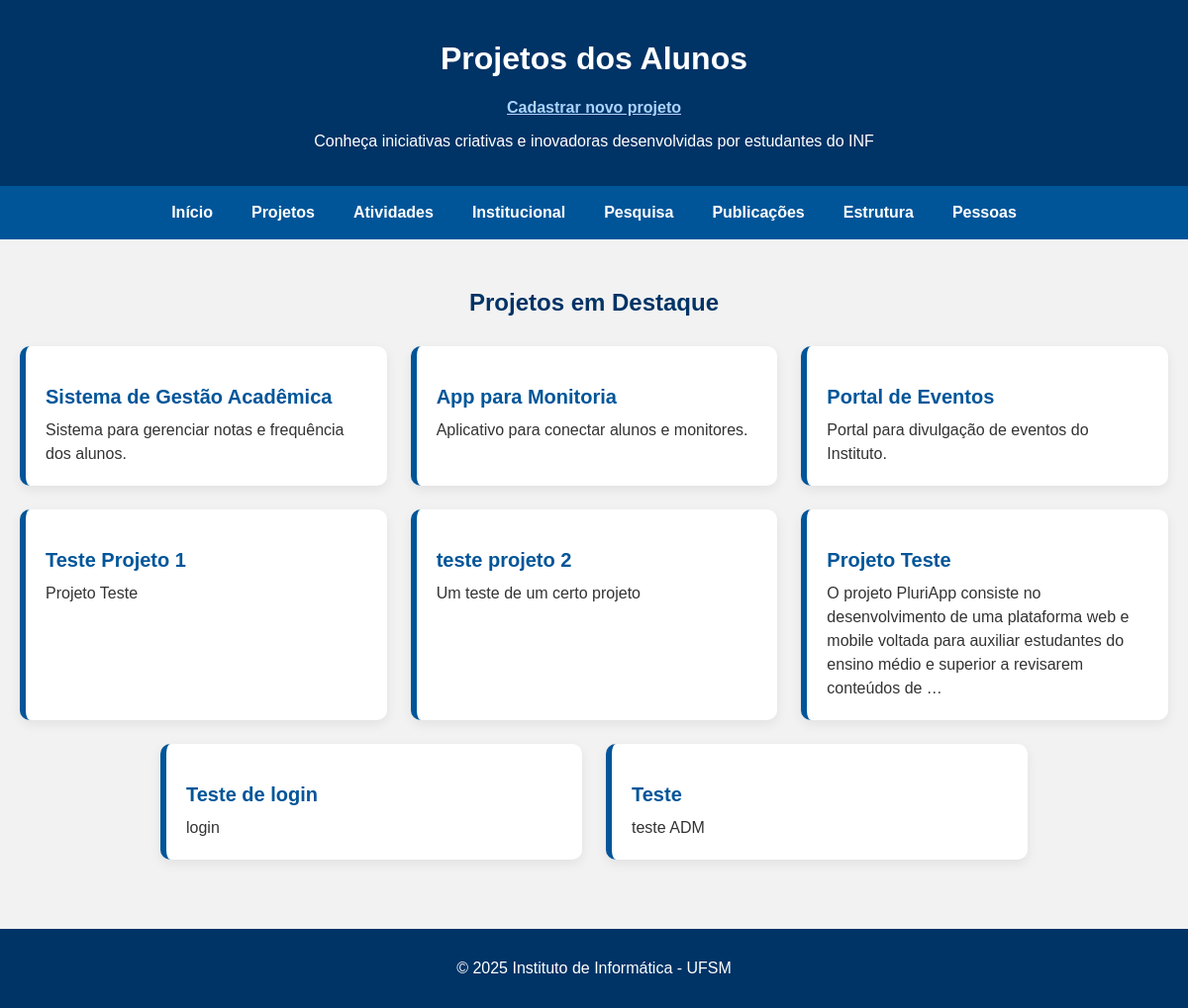
The app's page /projetos/ with its own data.
### cursos/models.py (models this page shows, shortened)
class Projeto(models.Model):
    titulo = models.CharField(max_length=200)
    descricao = models.TextField()
    data_publicacao = models.DateField()

### cursos/views.py (the view)
# urls.py: path('projetos/', views.projetos, name='projetos'),
def projetos(request):
    projetos = Projeto.objects.all()
    return render(request, 'cursos/projetos.html', {'projetos': projetos})

### cursos/templates/cursos/projetos.html (shortened to what this page needs)
{% load static %}
<!DOCTYPE html>
<html lang="pt-br">
<head>
</head>
<body>
    <header>
        <h1>Projetos dos Alunos</h1>
        <p><a href="{% url 'cadastrar_projeto' %}" style="color: #aad4ff; font-weight: bold;">Cadastrar novo projeto</a></p>
        <p>Conheça iniciativas criativas e inovadoras desenvolvidas por estudantes do INF</p>
    </header>
    <nav>
        <a href="/">Início</a>
        <a href="/projetos/">Projetos</a>
        <a href="/atividades/">Atividades</a>
        <a href="/institucional/">Institucional</a>
        <a href="/pesquisa/">Pesquisa</a>
        <a href="/publicacoes/">Publicações</a>
        <a href="/estrutura/">Estrutura</a>
        <a href="/pessoas/">Pessoas</a>
    </nav>
    <section>
        <h2>Projetos em Destaque</h2>
        <div class="cards-container">
            {% if projetos %}
                {% for projeto in projetos %}
                    <div class="project-card">
                        <h3><a href="{% url 'projeto_detalhe' projeto.id %}">{{ projeto.titulo }}</a></h3>
                        <p>{{ projeto.descricao|truncatewords:25 }}</p>
                    </div>
                {% endfor %}
            {% else %}
                <p style="text-align: center;">Nenhum projeto cadastrado.</p>
            {% endif %}
        </div>
    </section>
    <footer>
        <p>© 2025 Instituto de Informática - UFSM</p>
    </footer>
</body>
</html>

### cursos/templates/cursos/projetos.html (style rules this page uses)
:root { --azul-escuro: #003366; --azul-medio: #005599; --cinza-claro: #f2f2f2; --texto: #333; }
body { font-family: Arial, sans-serif; margin: 0; padding: 0; background-color: var(--cinza-claro); color: var(--texto); }
header { background-color: var(--azul-escuro); color: white; padding: 20px; text-align: center; }
nav { background-color: var(--azul-medio); padding: 12px; display: flex; flex-wrap: wrap; justify-content: center; gap: 15px; }
nav a { color: white; text-decoration: none; font-weight: bold; padding: 6px 12px; transition: background-color 0.3s; }
section { padding: 30px 20px; max-width: 1200px; margin: 0 auto; }
h2 { text-align: center; color: var(--azul-escuro); margin-bottom: 30px; }
.cards-container { display: flex; flex-wrap: wrap; justify-content: center; gap: 24px; }
.project-card { background-color: white; border-left: 6px solid var(--azul-medio); border-radius: 10px; padding: 20px; max-width: 380px; flex: 1 1 280px; box-shadow: 0 4px 12px rgba(0,0,0,0.07); transition: transform 0.3s ease; }
.project-card h3 { color: var(--azul-escuro); font-size: 20px; margin-bottom: 10px; }
.project-card a { text-decoration: none; color: var(--azul-medio); }
.project-card p { line-height: 1.5; margin: 0; }
footer { background-color: var(--azul-escuro); color: white; text-align: center; padding: 15px; margin-top: 40px; }

### records on screen
Projeto: titulo "Sistema de Gestão Acadêmica", descricao "Sistema para gerenciar notas e frequência dos alunos."
Projeto: titulo "App para Monitoria", descricao "Aplicativo para conectar alunos e monitores."
Projeto: titulo "Portal de Eventos", descricao "Portal para divulgação de eventos do Instituto."
Projeto: titulo "Teste Projeto 1", descricao "Projeto Teste"
Projeto: titulo "teste projeto 2", descricao "Um teste de um certo projeto"
Projeto: titulo "Projeto Teste", descricao "O projeto PluriApp consiste no desenvolvimento de uma plataforma web e mobile voltada para auxiliar estudantes do ensino médio e superior a revisarem conteúdos de …"
Projeto: titulo "Teste de login", descricao "login"
Projeto: titulo "Teste", descricao "teste ADM"
